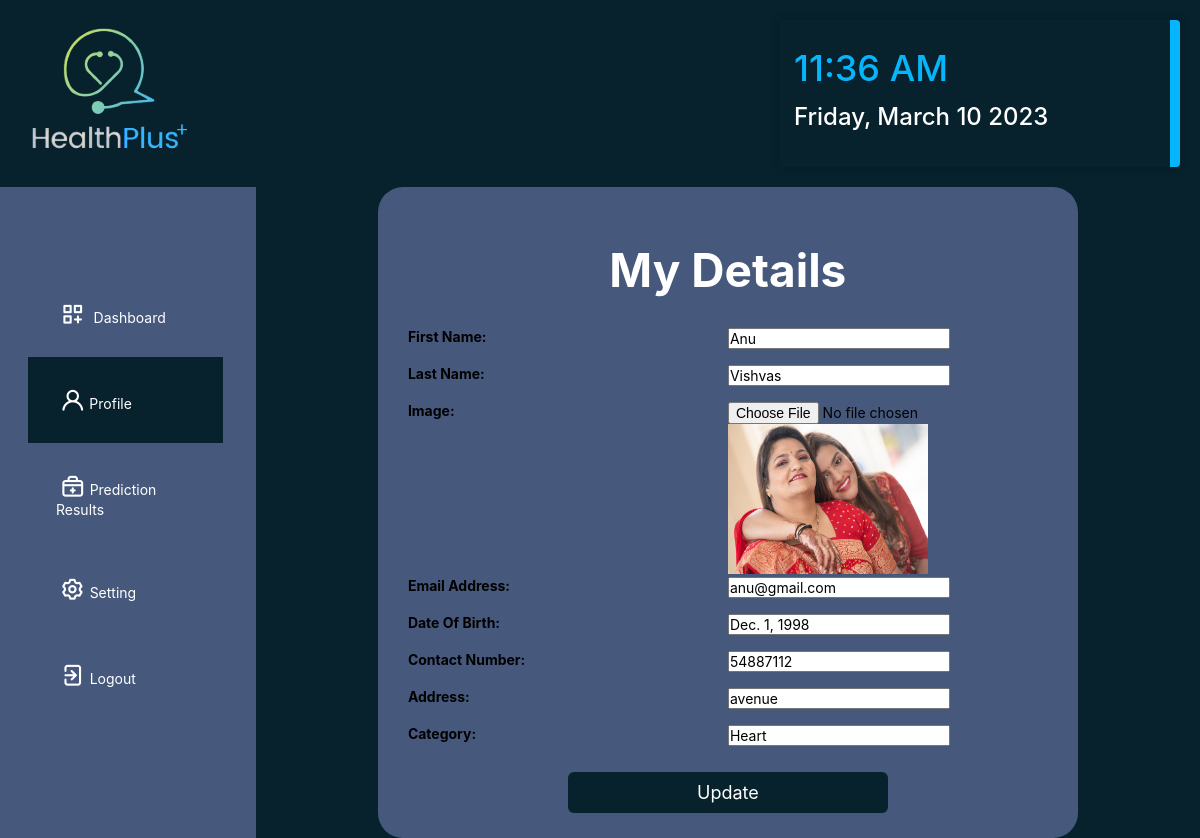
Screenshot of /doctor_edit_profile (signed in) with the database file from the repository.
### healthApp/models.py (models this page shows, shortened)
class Doctor(models.Model):
    status = models.IntegerField(DOCTOR_STATUS, null=True)
    user = models.OneToOneField(User, on_delete=models.CASCADE, null=True)
    contact = models.CharField(max_length=100, null=True)
    address = models.CharField(max_length=100, null=True)
    category = models.CharField(max_length=100, null=True)
    dob = models.DateField(null=True)
    image = models.ImageField(upload_to='media/', null=True, blank=True)

### healthApp/views.py (the view, shortened to what this page needs)
# urls.py: path('doctor_edit_profile', views.DoctorEditProfilePage,
@login_required(login_url="login")
def DoctorEditProfilePage(request):
    message = ""
    user = User.objects.get(id=request.user.id)
    sign = Doctor.objects.get(user=user)
    d = {'message': message, 'userr': sign}
    return render(request, 'Doctor_EditProfile.html', d)

### templates/Doctor_EditProfile.html (shortened to what this page needs)
<!DOCTYPE html>
<html lang="en">
    {% load static %}
    <head>
        <link rel="stylesheet" href="{% static 'css/styles.css' %}" type="text/css" media="all">
        <link rel="stylesheet" href="https://unicons.iconscout.com/release/v4.0.0/css/line.css">
        <link rel="stylesheet" href="https://cdnjs.cloudflare.com/ajax/libs/font-awesome/6.0.0-beta3/css/all.min.css"
 />
    </head>
    <body>
        <header class="row">
            <a href="{% url 'welcome' %}">
                <img src="{% static 'Images/Logo.png' %}" alt="">
            </a>
            <div class="dateTime">
                <div class="time"></div>
                <div class="date"></div>
            </div>
        </header>
        <div class="wrapper">
            <div class="sidebar">
                <ul>
                    <li><a href="{% url 'doctor_dashboard' %}"><i class="uil uil-create-dashboard"></i>
                            Dashboard</a></a></li>
                    <li class="is-active"><a href="{% url 'doctor_profile' %}"><i class="uil uil-user"></i>Profile</a>
                    </li>
                    <li><a href="{% url 'doctor_view_prediction_result' %}"><i class="uil uil-medkit"></i>Prediction
                            Results</a></li>
                    <li><a href="{% url 'doctor_settings' %}"><i class="uil uil-setting"></i>Setting</a></li>
                    <li><a href="{% url 'logout_user' %}"><i class="uil uil-signout"></i>Logout</a></li>
                </ul>
            </div>
            <div class="profileContainer">
                <h1>
                    My Details
                </h1>
                <form action="" method="post" enctype="multipart/form-data">
                    <div class="card-profile">
                        <div class="col-md-3">
                            <h5>First Name:</h5>
                        </div>
                        <div class="col-md-9 text-secondary">
                            <input type="text" value="{{userr.user.first_name}}" name="firstName">
                        </div>
                    </div>
                    <div class="card-profile">
                        <div class="col-md-3">
                            <h5>Last Name:</h5>
                        </div>
                        <div class="col-md-9 text-secondary">
                            <input type="text" value="{{userr.user.last_name}}" name="lastName">
                        </div>
                    </div>
                    <div class="card-profile">
                        <div class="col-md-3">
                            <h5>Image:</h5>
                        </div>
                        <div class="col-md-9 text-secondary">
                            <input type="file" placeholder="Upload your photo" name="image">
                            <img src="{{userr.image.url}}" width="200" height="150">
                        </div>
                    </div>
                    <div class="card-profile">
                        <div class="col-md-3">
                            <h5>Email Address:</h5>
                        </div>
                        <div class="col-md-9 text-secondary">
                            <input type="text" placeholder="MM/DD/YYYY" value="{{userr.user.email}}" name="email">
                        </div>
                    </div>
                    <div class="card-profile">
                        <div class="col-md-3">
                            <h5>Date Of Birth:</h5>
                        </div>
                        <div class="col-md-9 text-secondary">
                            <input type="text" value="{{userr.dob}}" name="dob" readonly="readonly">
                        </div>
                    </div>
                    <div class="card-profile">
                        <div class="col-md-3">
                            <h5>Contact Number:</h5>
                        </div>
                        <div class="col-md-9 text-secondary">
                            <input type="text" value="{{userr.contact}}" name="contact">
                        </div>
                    </div>
                    <div class="card-profile">
                        <div class="col-md-3">
                            <h5>Address:</h5>
                        </div>
                        <div class="col-md-9 text-secondary">
                            <input type="text" value="{{userr.address}}" name="address">
                        </div>
                    </div>
                    <div class="card-profile">
                        <div class="col-md-3">
                            <h5>Category:</h5>
                        </div>
                        <div class="col-md-9 text-secondary">
                            <input type="text" value="{{userr.category}}" name="type">
                        </div>
                    </div>
                    <div class="buttonUpdate">
                        <input type="submit" value="Update">
                    </div>
                </form>
            </div>
        </div>
    </body>
</html>

### healthApp/static/CSS/Styles.css (style rules this page uses)
* { margin: 0; padding: 0; -webkit-box-sizing: border-box; box-sizing: border-box; list-style: none; font-family: "Inter", sans-serif; font-size: 14px; }
body { overflow-x: hidden; background: #07222d; }
.row { padding: 20px; max-width: 1900px; margin: 0 auto; display: grid; grid-template-columns: 1fr 21fr 1fr 2fr; justify-items: center; }
.dateTime { font-size: 12px; padding: 14px; color: #ffffff; background: #07222d; box-shadow: 0 0 10px rgba(0, 0, 0, 0.25); border-radius: 4px; border-right: 10px #06b6fd solid; width: 400px; font-weight: 500; font-family: "Inter", sans-serif; }
.time { font-size: 3em; color: #06b6fd; margin-top: 12px; }
.date { margin-top: 12px; font-size: 2em; }
.wrapper { display: flex; position: relative; }
.wrapper .sidebar { flex: -1 -1 0; max-width: 300px; padding: 6rem 3rem; background-color: #46597c; }
.wrapper .sidebar ul li { margin: 0 -1rem; }
.wrapper .sidebar ul li a { display: block; padding: 2em; color: #ffffff; text-decoration: none; transition: 0.2s linear; }
.wrapper .sidebar ul li a i.uil { font-size: 25px; margin: 3%; }
.wrapper .sidebar ul li:hover, .wrapper .sidebar ul li.is-active { background: #07222d; border-right: 5px solid #46597c; }
.profileContainer { margin: 0 auto; max-width: 700px; width: 100%; padding: 25px 30px; border-radius: 25px; background: #46597c; height: 50%; }
.profileContainer > h1 { font-size: 46px; margin: 30px; text-align: center; color: #ffffff; }
.card-profile { margin: 0 auto; display: grid; grid-template-columns: 2fr 2fr; }
.card-profile h5 { margin-bottom: 20px; }
.buttonUpdate { text-align: center; }
.buttonUpdate input { padding: 10px; font-size: 18px; margin-top: 10px; height: 100%; width: 50%; outline: none; color: #fff; border: none; background: #07222d; border-radius: 6px; }

### rows the page displays
Doctor: firstName "Anu", lastName "Vishvas", image (picture), email "anu@gmail.com", dob "Dec. 1, 1998", contact "54887112", address "avenue", type "Heart"
